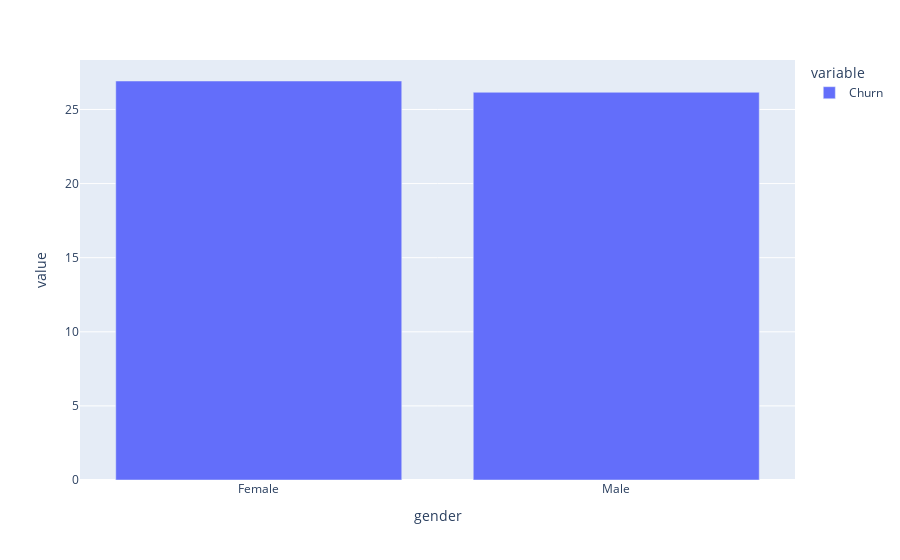

The notebook cell this image was saved under:
### Code cell
df.groupby('gender')['Churn'].mean().multiply(100).plot(kind = 'bar', backend = 'plotly')

### Figure 1 — Plotly figure (JSON) as saved in the notebook; plotly's stock layout.template omitted (floating-point values rounded to 4 significant figures)
{"data": [{"alignmentgroup": "True", "hovertemplate": "variable=Churn<br>gender=%{x}<br>value=%{y}<extra></extra>", "legendgroup": "Churn", "marker": {"color": "#636efa", "pattern": {"shape": ""}}, "name": "Churn", "offsetgroup": "Churn", "orientation": "v", "showlegend": true, "textposition": "auto", "type": "bar", "x": ["Female", "Male"], "xaxis": "x", "y": [26.92, 26.16], "yaxis": "y"}], "layout": {"barmode": "relative", "legend": {"title": {"text": "variable"}, "tracegroupgap": 0}, "margin": {"t": 60}, "xaxis": {"anchor": "y", "domain": [0, 1], "title": {"text": "gender"}}, "yaxis": {"anchor": "x", "domain": [0, 1], "title": {"text": "value"}}}}
